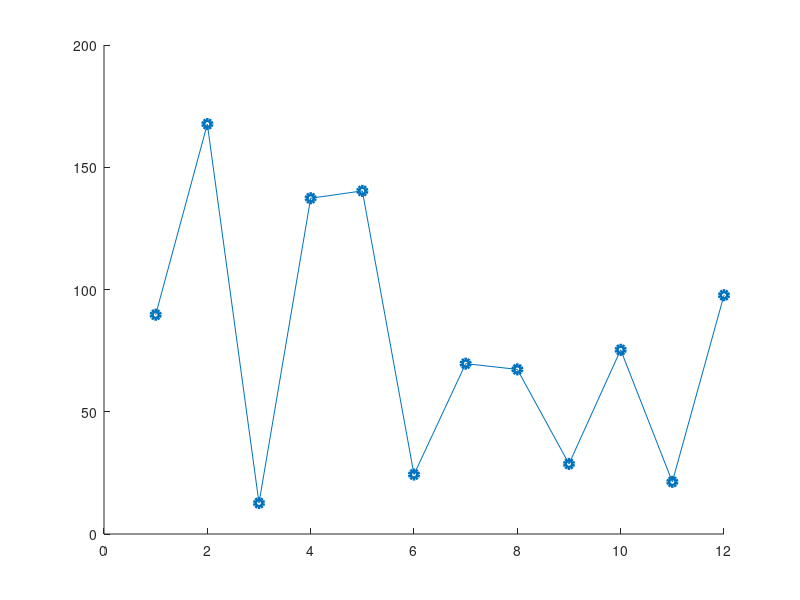

The MATLAB source for this figure:
O_i = [1867; 1789; 1944; 2094; 2097; 1981; 1887; 2024; 1928; 2032; 1978; 1859];
E_i = [1956.67; 1956.67; 1956.67; 1956.67; 1956.67; 1956.67; 1956.67; 1956.67; 1956.67; 1956.67; 1956.67; 1956.67];
x = [1; 2; 3; 4; 5; 6; 7; 8; 9; 10; 11; 12];

scatter(x, abs(E_i - O_i), 'LineWidth', 3)
line(x, abs(E_i - O_i))